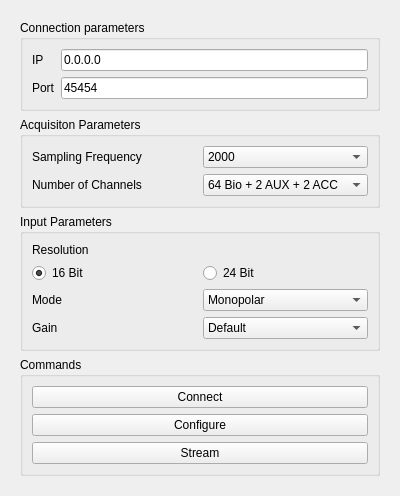
<?xml version="1.0" encoding="UTF-8"?>
<ui version="4.0">
 <class>SessantaquattroForm</class>
 <widget class="QWidget" name="SessantaquattroForm">
  <property name="geometry">
   <rect>
    <x>0</x>
    <y>0</y>
    <width>400</width>
    <height>486</height>
   </rect>
  </property>
  <property name="windowTitle">
   <string>Form</string>
  </property>
  <layout class="QGridLayout" name="gridLayout_2">
   <item row="0" column="0">
    <widget class="QWidget" name="widget" native="true">
     <layout class="QGridLayout" name="gridLayout_5">
      <item row="2" column="0">
       <widget class="QGroupBox" name="inputParametersGroupBox">
        <property name="title">
         <string>Input Parameters</string>
        </property>
        <layout class="QGridLayout" name="gridLayout_4">
         <item row="2" column="0">
          <widget class="QLabel" name="label_10">
           <property name="text">
            <string>Mode</string>
           </property>
          </widget>
         </item>
         <item row="2" column="1">
          <widget class="QComboBox" name="inputDetectionModeComboBox">
           <item>
            <property name="text">
             <string>Monopolar</string>
            </property>
           </item>
           <item>
            <property name="text">
             <string>Bipolar</string>
            </property>
           </item>
           <item>
            <property name="text">
             <string>Differential</string>
            </property>
           </item>
           <item>
            <property name="text">
             <string>Accelerometer</string>
            </property>
           </item>
           <item>
            <property name="text">
             <string>Undefined</string>
            </property>
           </item>
           <item>
            <property name="text">
             <string>Impedance (Advanced)</string>
            </property>
           </item>
           <item>
            <property name="text">
             <string>Impedance</string>
            </property>
           </item>
           <item>
            <property name="text">
             <string>Test</string>
            </property>
           </item>
          </widget>
         </item>
         <item row="1" column="0">
          <widget class="QRadioButton" name="inputLowResolutionRadioButton">
           <property name="text">
            <string>16 Bit</string>
           </property>
           <property name="checked">
            <bool>true</bool>
           </property>
          </widget>
         </item>
         <item row="0" column="0" colspan="2">
          <widget class="QLabel" name="label_4">
           <property name="sizePolicy">
            <sizepolicy hsizetype="Preferred" vsizetype="Fixed">
             <horstretch>0</horstretch>
             <verstretch>0</verstretch>
            </sizepolicy>
           </property>
           <property name="text">
            <string>Resolution</string>
           </property>
          </widget>
         </item>
         <item row="1" column="1">
          <widget class="QRadioButton" name="inputHighResolutionRadioButton">
           <property name="text">
            <string>24 Bit</string>
           </property>
          </widget>
         </item>
         <item row="3" column="0">
          <widget class="QLabel" name="label_5">
           <property name="text">
            <string>Gain</string>
           </property>
          </widget>
         </item>
         <item row="3" column="1">
          <widget class="QComboBox" name="inputGainModeComboBox">
           <item>
            <property name="text">
             <string>Default</string>
            </property>
           </item>
           <item>
            <property name="text">
             <string>Gain 4</string>
            </property>
           </item>
           <item>
            <property name="text">
             <string>Gain 6</string>
            </property>
           </item>
           <item>
            <property name="text">
             <string>Gain 8</string>
            </property>
           </item>
          </widget>
         </item>
        </layout>
       </widget>
      </item>
      <item row="3" column="0">
       <widget class="QGroupBox" name="commandsGroupBox">
        <property name="title">
         <string>Commands</string>
        </property>
        <layout class="QGridLayout" name="gridLayout_3">
         <item row="0" column="0">
          <widget class="QPushButton" name="commandConnectionPushButton">
           <property name="text">
            <string>Connect</string>
           </property>
          </widget>
         </item>
         <item row="1" column="0">
          <widget class="QPushButton" name="commandConfigurationPushButton">
           <property name="text">
            <string>Configure</string>
           </property>
          </widget>
         </item>
         <item row="2" column="0">
          <widget class="QPushButton" name="commandStreamPushButton">
           <property name="text">
            <string>Stream</string>
           </property>
          </widget>
         </item>
        </layout>
       </widget>
      </item>
      <item row="1" column="0">
       <widget class="QGroupBox" name="acquisitionGroupBox">
        <property name="title">
         <string>Acquisiton Parameters</string>
        </property>
        <layout class="QGridLayout" name="gridLayout">
         <item row="1" column="0">
          <widget class="QLabel" name="label_2">
           <property name="text">
            <string>Number of Channels</string>
           </property>
          </widget>
         </item>
         <item row="0" column="1">
          <widget class="QComboBox" name="acquisitionSamplingFrequencyModeComboBox">
           <property name="currentIndex">
            <number>2</number>
           </property>
           <item>
            <property name="text">
             <string>500</string>
            </property>
           </item>
           <item>
            <property name="text">
             <string>1000</string>
            </property>
           </item>
           <item>
            <property name="text">
             <string>2000</string>
            </property>
           </item>
           <item>
            <property name="text">
             <string>4000</string>
            </property>
           </item>
          </widget>
         </item>
         <item row="1" column="1">
          <widget class="QComboBox" name="acquisitionChannelModeComboBox">
           <property name="currentIndex">
            <number>3</number>
           </property>
           <item>
            <property name="text">
             <string>8 Bio + 2 AUX + 2 ACC</string>
            </property>
           </item>
           <item>
            <property name="text">
             <string>16 Bio + 2 AUX + 2 ACC</string>
            </property>
           </item>
           <item>
            <property name="text">
             <string>32 Bio + 2 AUX + 2 ACC</string>
            </property>
           </item>
           <item>
            <property name="text">
             <string>64 Bio + 2 AUX + 2 ACC</string>
            </property>
           </item>
          </widget>
         </item>
         <item row="0" column="0">
          <widget class="QLabel" name="label">
           <property name="text">
            <string>Sampling Frequency</string>
           </property>
          </widget>
         </item>
        </layout>
       </widget>
      </item>
      <item row="0" column="0">
       <widget class="QGroupBox" name="connectionGroupBox">
        <property name="title">
         <string>Connection parameters</string>
        </property>
        <layout class="QGridLayout" name="gridLayout_7">
         <item row="0" column="0">
          <widget class="QLabel" name="label_6">
           <property name="text">
            <string>IP</string>
           </property>
          </widget>
         </item>
         <item row="0" column="1">
          <widget class="QLineEdit" name="connectionIPLineEdit">
           <property name="text">
            <string>0.0.0.0</string>
           </property>
          </widget>
         </item>
         <item row="1" column="0">
          <widget class="QLabel" name="label_7">
           <property name="text">
            <string>Port</string>
           </property>
          </widget>
         </item>
         <item row="1" column="1">
          <widget class="QLineEdit" name="connectionPortLineEdit">
           <property name="text">
            <string>45454</string>
           </property>
          </widget>
         </item>
        </layout>
       </widget>
      </item>
     </layout>
    </widget>
   </item>
   <item row="1" column="0">
    <spacer name="verticalSpacer">
     <property name="orientation">
      <enum>Qt::Vertical</enum>
     </property>
     <property name="sizeHint" stdset="0">
      <size>
       <width>20</width>
       <height>40</height>
      </size>
     </property>
    </spacer>
   </item>
  </layout>
 </widget>
 <resources/>
 <connections/>
</ui>
